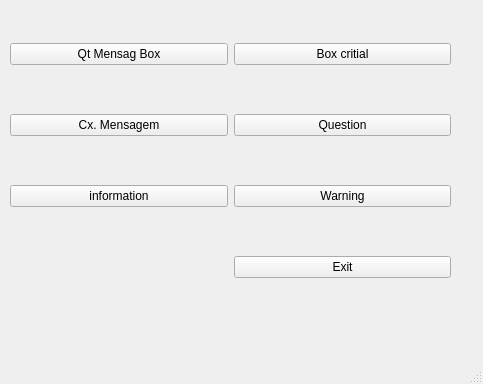
<?xml version="1.0" encoding="UTF-8"?>
<ui version="4.0">
 <class>MainWindow</class>
 <widget class="QMainWindow" name="MainWindow">
  <property name="geometry">
   <rect>
    <x>0</x>
    <y>0</y>
    <width>483</width>
    <height>384</height>
   </rect>
  </property>
  <property name="windowTitle">
   <string>MainWindow</string>
  </property>
  <widget class="QWidget" name="centralwidget">
   <widget class="QWidget" name="gridLayoutWidget">
    <property name="geometry">
     <rect>
      <x>10</x>
      <y>0</y>
      <width>441</width>
      <height>321</height>
     </rect>
    </property>
    <layout class="QGridLayout" name="gridLayout">
     <item row="1" column="1">
      <widget class="QPushButton" name="pushButton_6">
       <property name="text">
        <string>Question</string>
       </property>
      </widget>
     </item>
     <item row="0" column="0">
      <widget class="QPushButton" name="pushButton_3">
       <property name="text">
        <string>Qt Mensag Box</string>
       </property>
      </widget>
     </item>
     <item row="0" column="1">
      <widget class="QPushButton" name="pushButton_4">
       <property name="text">
        <string>Box critial</string>
       </property>
      </widget>
     </item>
     <item row="2" column="0">
      <widget class="QPushButton" name="pushButton_5">
       <property name="text">
        <string>information</string>
       </property>
      </widget>
     </item>
     <item row="1" column="0">
      <widget class="QPushButton" name="pushButton">
       <property name="text">
        <string>Cx. Mensagem</string>
       </property>
      </widget>
     </item>
     <item row="3" column="1">
      <widget class="QPushButton" name="pushButton_2">
       <property name="text">
        <string>Exit</string>
       </property>
      </widget>
     </item>
     <item row="2" column="1">
      <widget class="QPushButton" name="pushButton_7">
       <property name="text">
        <string>Warning</string>
       </property>
      </widget>
     </item>
    </layout>
   </widget>
  </widget>
  <widget class="QMenuBar" name="menubar">
   <property name="geometry">
    <rect>
     <x>0</x>
     <y>0</y>
     <width>483</width>
     <height>22</height>
    </rect>
   </property>
  </widget>
  <widget class="QStatusBar" name="statusbar"/>
 </widget>
 <resources/>
 <connections/>
</ui>
